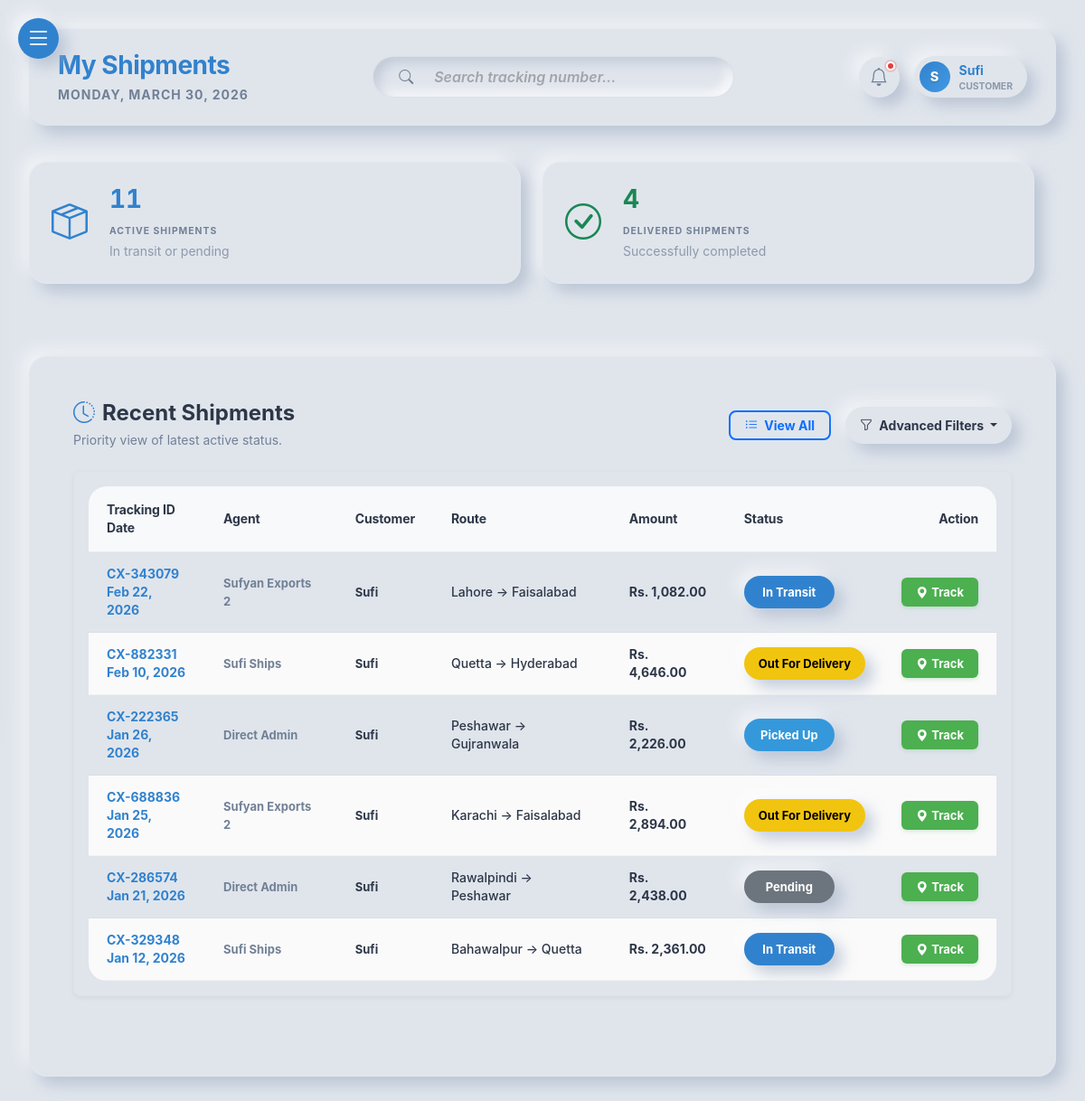
Page /customer/dashboard.php (signed in) on the earlier database version.
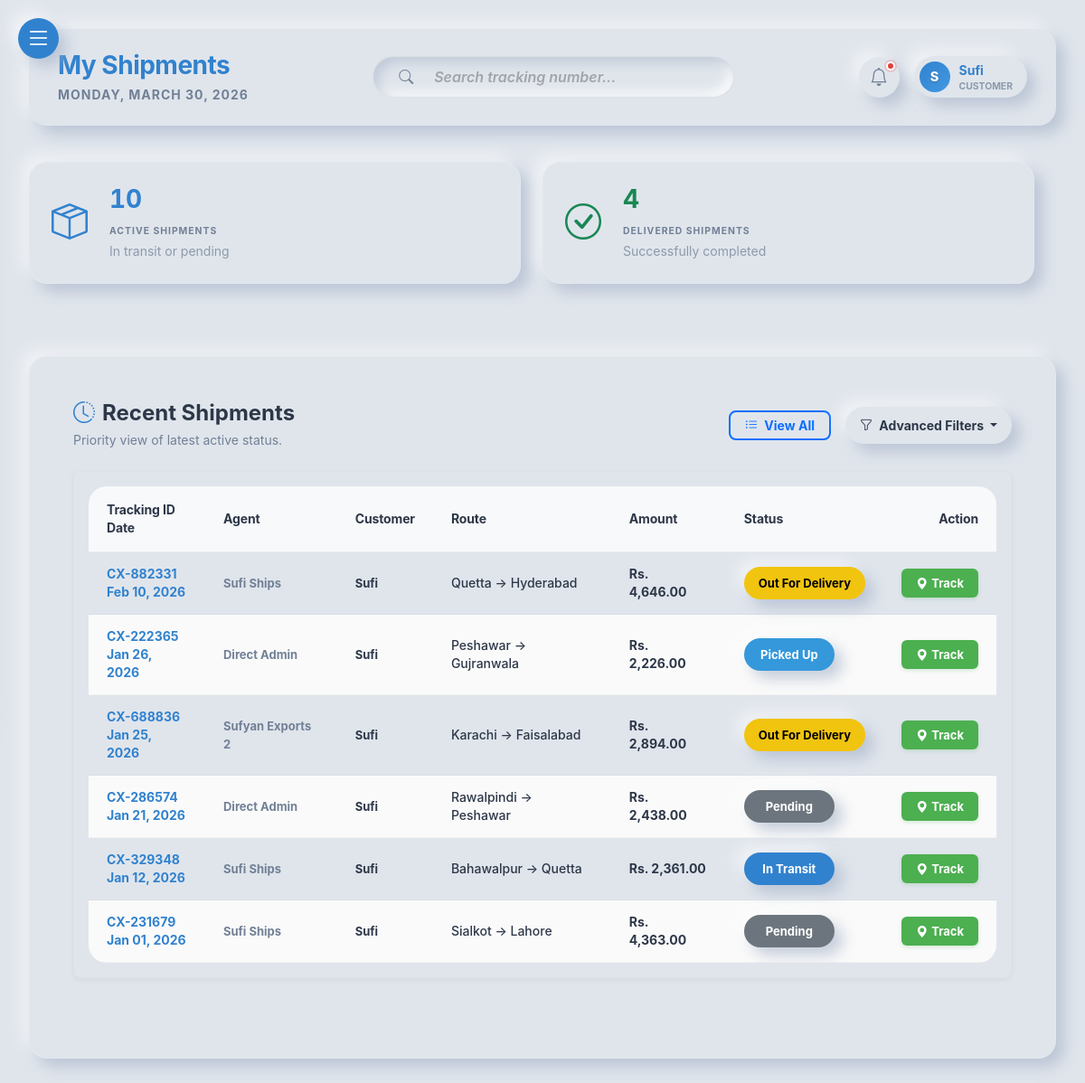
Same page on the later database version.
### tables this page shows
CREATE TABLE `shipments` (
  `id` int(11) NOT NULL,
  `tracking_number` varchar(50) NOT NULL,
  `agent_id` int(11) DEFAULT NULL,
  `customer_id` int(11) NOT NULL,
  `origin_city_id` int(11) NOT NULL,
  `destination_city_id` int(11) NOT NULL,
  `recipient_name` varchar(100) NOT NULL,
  `recipient_phone` varchar(20) NOT NULL,
  `recipient_address` text NOT NULL,
  `weight` decimal(10,2) NOT NULL COMMENT 'Weight in kg',
  `price` decimal(10,2) NOT NULL,
  `status` enum('Pending','Picked Up','In Transit','Out For Delivery','Delivered','Returned','Cancelled') NOT NULL DEFAULT 'Pending',
  `created_at` timestamp NOT NULL DEFAULT current_timestamp(),
  `updated_at` timestamp NOT NULL DEFAULT current_timestamp() ON UPDATE current_timestamp()
);

CREATE TABLE `agents` (
  `id` int(11) NOT NULL,
  `name` varchar(100) NOT NULL,
  `company_name` varchar(150) NOT NULL,
  `username` varchar(50) DEFAULT NULL,
  `email` varchar(100) NOT NULL,
  `phone` varchar(20) NOT NULL,
  `password_hash` varchar(255) NOT NULL,
  `status` enum('active','inactive') NOT NULL DEFAULT 'active',
  `created_at` timestamp NOT NULL DEFAULT current_timestamp(),
  `profile_image` varchar(255) DEFAULT NULL
);

CREATE TABLE `customers` (
  `id` int(11) NOT NULL,
  `name` varchar(100) NOT NULL,
  `email` varchar(100) NOT NULL,
  `phone` varchar(20) NOT NULL,
  `password_hash` varchar(255) NOT NULL,
  `created_at` timestamp NOT NULL DEFAULT current_timestamp(),
  `profile_image` varchar(255) DEFAULT NULL
);

CREATE TABLE `cities` (
  `id` int(11) NOT NULL,
  `name` varchar(100) NOT NULL,
  `state` varchar(100) NOT NULL
);

### includes/functions.php (called while the page is built, shortened)
<?php
function escape($string)
{
    return htmlspecialchars($string, ENT_QUOTES, 'UTF-8');
}
function format_currency($amount)
{
    return 'Rs. ' . number_format((float) $amount, 2);
}
?>

### customer/dashboard.php (the view, shortened to what the rows shown need)
<?php
require_once '../includes/db.php';
require_once '../includes/functions.php';
$customer_id = current_user_id();
try {
    $stmt = $pdo->prepare("
        SELECT s.*,
               orig.name as origin_city, dest.name as dest_city,
               a.company_name as agent_name,
               c.name as customer_name
        FROM shipments s
        LEFT JOIN cities orig ON s.origin_city_id = orig.id
        LEFT JOIN cities dest ON s.destination_city_id = dest.id
        LEFT JOIN agents a ON s.agent_id = a.id
        LEFT JOIN customers c ON s.customer_id = c.id
        WHERE s.customer_id = ? AND s.status != 'Delivered'
        ORDER BY s.created_at DESC
        LIMIT 6
    ");
    $stmt->execute([$customer_id]);
    $shipments = $stmt->fetchAll();
} catch (PDOException $e) {
    $msg = display_alert("Failed to load your shipments.", "danger");
    $shipments = [];
    $active_count = 0;
    $delivered_count = 0;
}
?>
<!DOCTYPE html>
<html lang="en">
<head>
    <link href="https://cdn.jsdelivr.net/npm/bootstrap@5.3.0/dist/css/bootstrap.min.css" rel="stylesheet">
    <link rel="stylesheet" href="https://cdn.jsdelivr.net/npm/bootstrap-icons@1.11.1/font/bootstrap-icons.css">
    <link rel="stylesheet" href="../assets/css/style.css">
    <link rel="stylesheet" href="../assets/css/neumorphism.css">
</head>
<body class="neumorphic-bg">
    <div class="admin-wrapper">
        <main class="main-content">
            <?php
            require_once '../includes/top_header.php';
            ?>
            <div class="container-fluid px-0">
                <div class="neumorphic-card p-4 p-md-5 mb-5">
                    <div class="premium-table-container mt-4">
                        <div class="table-responsive" id="shipmentsTableContainer">
                            <table class="premium-table" id="recentShipmentsTable">
                                <thead>
                                    <tr>
                                        <th>Tracking ID <br> Date</th>
                                        <th>Agent</th>
                                        <th>Customer</th>
                                        <th>Route</th>
                                        <th>Amount</th>
                                        <th>Status</th>
                                        <th class="text-end">Action</th>
                                    </tr>
                                </thead>
                                <tbody id="shipmentsTableBody">
                                    <?php if (empty($shipments)): ?>
                                    <tr>
                                        <td colspan="7" class="text-center text-muted py-5">No matching shipments found.
                                        </td>
                                    </tr>
                                    <?php else: ?>
                                    <?php foreach (array_slice($shipments, 0, 6) as $ship): ?>
                                    <tr class="shipment-row">
                                        <td class="fw-bold text-primary">
                                            <?= escape($ship['tracking_number']), "<br>",date('M d, Y', strtotime($ship['created_at']))  ?>
                                        </td>
                                        <td class="small fw-bold text-muted">
                                            <?= escape($ship['agent_name'] ?? 'Direct Admin') ?></td>
                                        <td>
                                            <div class="fw-bold small"><?= escape($ship['customer_name']) ?></div>
                                        </td>
                                        <td class="fw-medium"><?= escape($ship['origin_city']) ?> &rarr;
                                            <?= escape($ship['dest_city']) ?></td>
                                        <td class="fw-bold"><?= format_currency($ship['price']) ?></td>
                                        <td>
                                            <?php
                                                $bg = match ($ship['status']) {
                                                    'Pending' => 'status-pending',
                                                    'Delivered' => 'status-delivered',
                                                    'Cancelled' => 'status-cancelled',
                                                    'Returned' => 'status-returned',
                                                    'Picked Up' => 'status-picked-up',
                                                    'Out For Delivery' => 'status-out-delivery',
                                                    default => 'status-transit'
                                                };
                                                ?>
                                            <span
                                                class="badge-neumorphic <?= $bg ?> small fw-bold"><?= escape($ship['status']) ?></span>
                                        </td>
                                        <td class="text-end">
                                            <a href="track_shipment.php?tracking_number=<?= $ship['tracking_number'] ?>"
                                                class="btn-track">
                                                <i class="bi bi-geo-alt-fill me-1"></i> Track
                                            </a>
                                        </td>
                                    </tr>
                                    <?php endforeach; ?>
                                    <?php endif; ?>
                                </tbody>
                            </table>
                        </div>
                    </div>
                </div>
            </div>
        </main>
    </div>
</body>
</html>

Differences in the rows shown:
removed shipments: tracking_number "CX-343079", created_at "Feb 22, 2026", agent.company_name "Sufyan Exports 2", customer.name "Sufi", origin_city.name "Lahore", destination_city.name "Faisalabad", price "Rs. 1,082.00", status "In Transit"
now on this page (row unchanged): shipments: tracking_number "CX-231679", created_at "Jan 01, 2026", agent.company_name "Sufi Ships", customer.name "Sufi", origin_city.name "Sialkot", destination_city.name "Lahore", price "Rs. 4,363.00", status "Pending"
Other differences:
$active_count: "11" → "10"
